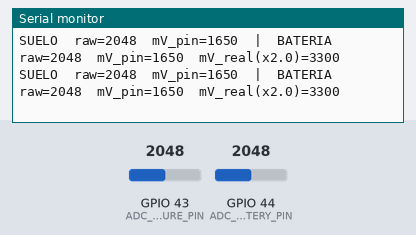
The sketch below on a simulated ESP32-S3. On the bench: the last lines printed to the serial monitor. The test bench sets the inputs (shaded band); at power-on: GPIO 43 (ADC_SOIL_MOISTURE_PIN) = 2048, GPIO 44 (ADC_BATTERY_PIN) = 2048.

Above: at 2.7 s.
2.8 s: GPIO 43 (ADC_SOIL_MOISTURE_PIN) set to 1269
At 4.1 s:
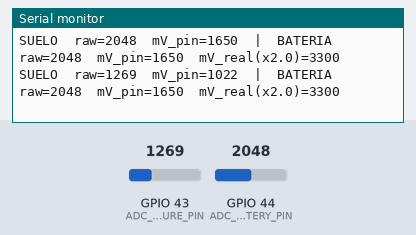
4.3 s: GPIO 43 (ADC_SOIL_MOISTURE_PIN) set to 1198
At 5.3 s:
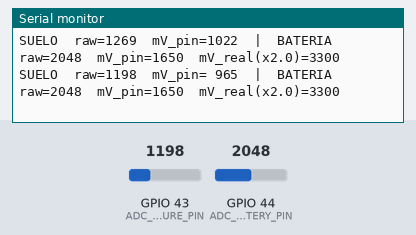
7.0 s: GPIO 44 (ADC_BATTERY_PIN) set to 1306
At 8.3 s:
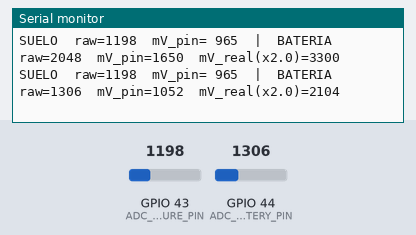
8.5 s: GPIO 44 (ADC_BATTERY_PIN) set to 1202
At 9.2 s:
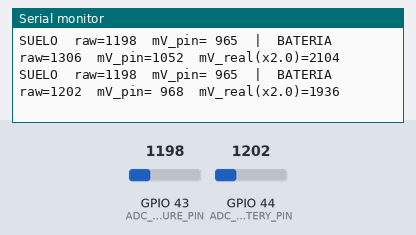
11.0 s: GPIO 43 (ADC_SOIL_MOISTURE_PIN) set to 1031
At 12.3 s:
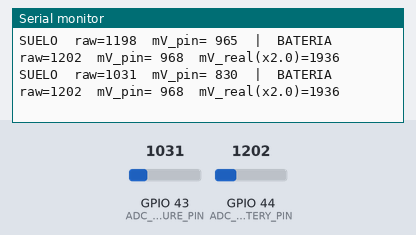
12.5 s: GPIO 43 (ADC_SOIL_MOISTURE_PIN) set to 938
At 13.3 s:
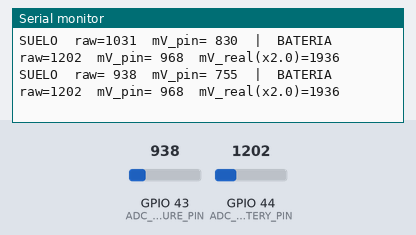

The sketch:

Test_ADC_Suelo_Bateria.ino
```cpp
/**
 * =============================================================================
 * Test_ADC_Suelo_Bateria.ino
 * -----------------------------------------------------------------------------
 * Prueba independiente de las 2 lecturas analógicas del Emisor: sonda
 * capacitiva de suelo (D6) y divisor de batería (D7). Imprime RAW (0-4095,
 * 12 bits) y milivolts calibrados (analogReadMilliVolts, corrige la no
 * linealidad del ADC del ESP32-S3 cerca de los extremos del rango).
 *
 * USO PARA CALIBRAR LA SONDA DE SUELO: anotar el RAW con la sonda en aire
 * (seco total) y con la sonda sumergida en un vaso de agua (saturado) --
 * esos dos valores van en config.h: SOIL_ADC_DRY_RAW / SOIL_ADC_WET_RAW.
 * =============================================================================
 */

constexpr uint8_t ADC_SOIL_MOISTURE_PIN = D6;
constexpr uint8_t ADC_BATTERY_PIN       = D7;

// Divisor resistivo de batería: 2x 100kΩ (1:1) -> V_bateria = V_adc * 2.
constexpr float BATTERY_DIVIDER_RATIO = 2.0f;

void setup() {
    Serial.begin(115200);
    delay(1500);

    Serial.println(F("\n=== Test ADC Suelo + Bateria ==="));
    Serial.println(F("Ctrl+C o desconectar para terminar. Lectura cada 1s.\n"));
}

void loop() {
    int soilRaw = analogRead(ADC_SOIL_MOISTURE_PIN);
    uint32_t soilMv = analogReadMilliVolts(ADC_SOIL_MOISTURE_PIN);

    int battRaw = analogRead(ADC_BATTERY_PIN);
    uint32_t battPinMv = analogReadMilliVolts(ADC_BATTERY_PIN);
    uint32_t battRealMv = static_cast<uint32_t>(battPinMv * BATTERY_DIVIDER_RATIO);

    Serial.printf(
        "SUELO  raw=%4d  mV_pin=%4lu  |  BATERIA  raw=%4d  mV_pin=%4lu  mV_real(x%.1f)=%4lu\n",
        soilRaw, (unsigned long)soilMv,
        battRaw, (unsigned long)battPinMv, BATTERY_DIVIDER_RATIO, (unsigned long)battRealMv
    );

    delay(1000);
}
```

Measured:
- the behaviour switches between 1241 and 1240 on GPIO 43 (ADC_SOIL_MOISTURE_PIN) (found by bisection; images 1 and 2)
- the behaviour switches between 1241 and 1240 on GPIO 44 (ADC_BATTERY_PIN) (found by bisection; images 3 and 4)
- the behaviour switches between 1000 and 999 on GPIO 43 (ADC_SOIL_MOISTURE_PIN) (found by bisection; images 5 and 6)
- after the input at 2.8 s, the serial monitor: prints a new line after 0.71 s (image 1)
- after the input at 4.3 s, the serial monitor: prints a new line after 0.21 s (image 2)
- after the input at 7.0 s, the serial monitor: prints a new line after 0.52 s (image 3)
- after the input at 8.5 s, the serial monitor: prints a new line at once (image 4)
- after the input at 11.0 s, the serial monitor: prints a new line after 0.53 s (image 5)
- after the input at 12.5 s, the serial monitor: prints a new line at once (image 6)
